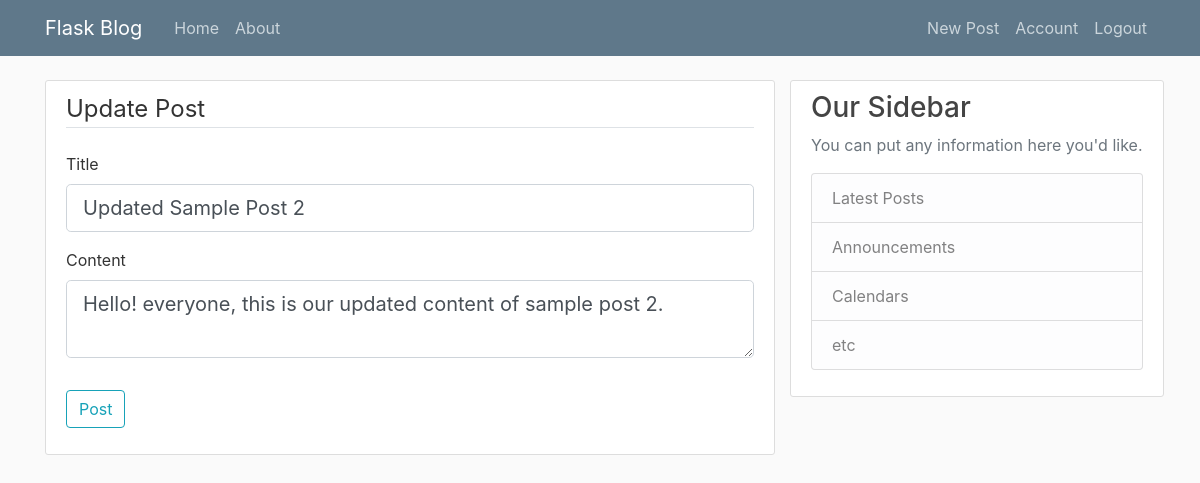
/post/2/update (signed in), run on the app's committed database.
### flaskblog/models.py (models this page shows, shortened)
class Post(db.Model):
    id = db.Column(db.Integer, primary_key=True)
    title = db.Column(db.String(100), nullable=False)
    date_posted = db.Column(db.DateTime, nullable=False, default =datetime.utcnow)
    content = db.Column(db.Text, nullable=False)
    user_id = db.Column(db.Integer, db.ForeignKey('user.id'), nullable=False)

### flaskblog/posts/routes.py (the view)
@posts.route("/post/<int:post_id>/update", methods=['GET', 'POST'])
@login_required
def update_post(post_id):
    post = Post.query.get_or_404 (post_id)
    if post.author != current_user:
        abort(403)
    form = PostForm()
    if form.validate_on_submit():
        post.title = form.title.data
        post.content = form.content.data
        db.session.commit()
        flash ('Your post has been updated! ', 'success')
        return redirect(url_for('posts.post', post_id=post.id))
    elif request.method == 'GET':
        form.title.data = post.title
        form.content.data = post.content
    return render_template('create_post.html', title='Update Post', form=form, legend='Update Post')

### flaskblog/posts/forms.py
class PostForm(FlaskForm):
    title = StringField('Title', validators=[DataRequired()])
    content = TextAreaField ('Content', validators=[DataRequired()])
    submit = SubmitField ('Post')

### flaskblog/models.py (called while the page is built)
@login_manager.user_loader
def load_user(user_id):
    return User.query.get(int(user_id))

### flaskblog/templates/create_post.html (shortened to what this page needs)
{% extends "layout.html" %}
{% block content %}
    <div class="content-section">
            <form method ="POST" action="">
                <fieldset class="form-group">
                    <legend class="border-bottom mb-4"> {{ legend }} </legend>
                    <div class="form-group">
                        {{ form.title.label(class="form-control-label") }}
                        {% if form.title.errors %}
                            {{ form.title(class="form-control form-control-lg is-invalid") }}
                            <div class="invalid-feedback">
                                {% for error in form.email.errors %}
                                    <span> {{ error }}</span>
                                {% endfor %}
                            </div>
                        {% else %}
                             {{ form.title(class="form-control form-control-lg") }}
                        {% endif %}
                    </div>
                    <div class="form-group">
                        {{ form.content.label(class="form-control-label") }}
                       {% if form.content.errors %}
                            {{ form.content(class="form-control form-control-lg is-invalid") }}
                            <div class="invalid-feedback">
                                {% for error in form.content.errors %}
                                    <span> {{ error }}</span>
                                {% endfor %}
                            </div>
                        {% else %}
                             {{ form.content(class="form-control form-control-lg") }}
                        {% endif %}
                    </div>
                </fieldset>
                <div class="form-group">
                    {{ form.submit(class="btn btn-outline-info") }}
                </div>
            </form>
    </div>
{% endblock content %}

### flaskblog/static/main.css (style rules this page uses)
body { background: #fafafa; color: #333333; margin-top: 5rem; }
.content-section { background: #ffffff; padding: 10px 20px; border: 1px solid #dddddd; border-radius: 3px; margin-bottom: 20px; }

### data on the page
Post: title "Updated Sample Post 2", content "Hello! everyone, this is our updated content of sample post 2."

### other printed values
{{ legend }} "Update Post"
